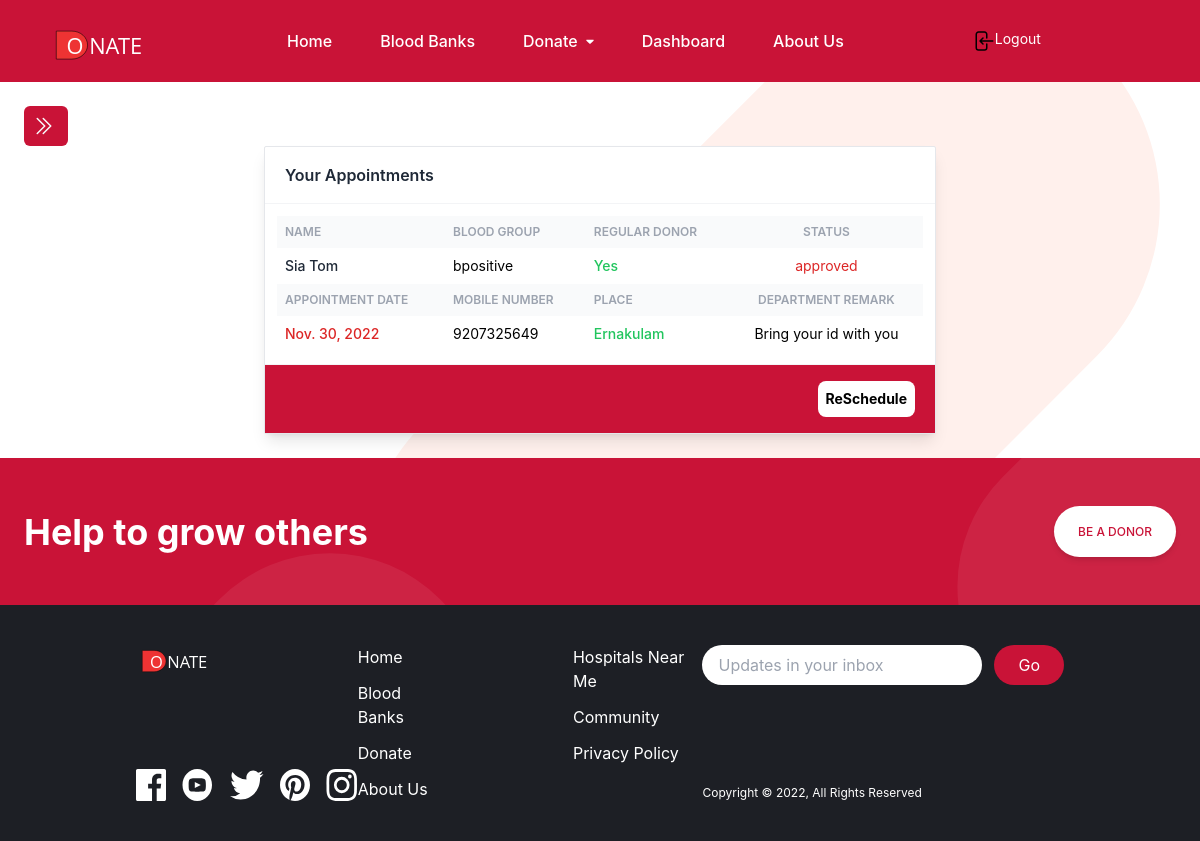
/view_appointments/ (signed in), run on the app's committed database.
### user/models.py (models this page shows, shortened)
class DonorAppointment (models.Model):
    user = models.ForeignKey(Donor, on_delete=models.CASCADE)
    fname = models.CharField(max_length=50)
    lname = models.CharField(max_length=50)
    age = models.CharField(max_length=2)
    place = models.CharField(max_length=50)
    pin = models.CharField(max_length=6)
    mob = models.CharField(max_length=15, null=True)
    bloodgroup = models.CharField(max_length=10)
    appointmentdate = models.DateField( max_length=10)
    regulardonor = models.CharField(max_length=6)
    status = models.CharField(max_length=40, null=True)
    departmentremark = models.CharField(max_length=300, null=True)
    date = models.DateTimeField(auto_now_add=True)
    updationdate = models.DateField(null=True)

### user/views.py (the view)
# urls.py: path('view_appointments/', views.view_appointments, name='view_appointments'),
def view_appointments(request):
    if not request.user.is_authenticated:
        return redirect('register')
    user = request.user
    donor = Donor.objects.get(user=user)
    appointment = DonorAppointment.objects.filter(user=donor)
    return render(request, 'user_view_appointments.html', locals())

### templates/user_view_appointments.html (shortened to what this page needs)
{% extends 'user_base.html' %}
{% block content %}
    <div class="flex flex-col justify-center h-full ">
        <div class="w-full max-w-2xl mx-auto bg-white shadow-lg rounded-sm border border-gray-200">
            <header class="px-5 py-4 border-b border-gray-100">
                <div class="font-semibold text-gray-800">Your Appointments</div>
            </header>
            <div class="overflow-x-auto p-3">
                <table class="table-auto w-full">
                    <thead class="text-xs font-semibold uppercase text-gray-400 bg-gray-50">
                        <tr>
                            <th class="p-2">
                                <div class="font-semibold text-left">Name</div>
                            </th>
                            <th class="p-2">
                                <div class="font-semibold text-left">Blood Group</div>
                            </th>
                            <th class="p-2">
                                <div class="font-semibold text-left">Regular Donor</div>
                            </th>
                            <th class="p-2">
                                <div class="font-semibold text-center">Status</div>
                            </th>
                        </tr>
                    </thead>
                {% for i in appointment %}
                    <tbody class="text-sm divide-y divide-gray-100">
                        <tr>
                            <td class="p-2">
                                <div class="font-medium text-gray-800">
                                   {{i.fname}} {{i.lname}}
                                </div>
                            </td>
                            <td class="p-2">
                                <div class="text-left">
                                    {{i.bloodgroup}}
                                </div>
                            </td>
                            <td class="p-2">
                                <div class="text-left font-medium text-green-500">
                                    {{i.regulardonor}}
                                </div>
                            </td>
                            <td class="p-2 text-red-600">
                                <div class="flex justify-center" >
                                    {{i.status}}
                                </div>
                            </td>
                        </tr>
                    </tbody>
                    <thead class="text-xs font-semibold uppercase text-gray-400 bg-gray-50">
                        <tr>
                            <th class="p-2">
                                <div class="font-semibold text-left">Appointment Date</div>
                            </th>
                            <th class="p-2">
                                <div class="font-semibold text-left">Mobile Number</div>
                            </th>
                            <th class="p-2">
                                <div class="font-semibold text-left">Place</div>
                            </th>
                            <th class="p-2">
                                <div class="font-semibold text-center">Department Remark</div>
                            </th>
                        </tr>
                    </thead>
                    <tbody class="text-sm divide-y divide-gray-100">
                        <tr>
                            <td class="p-2">
                                <div class="font-medium text-red-600">
                                    {{i.appointmentdate}}
                                </div>
                            </td>
                            <td class="p-2">
                                <div class="text-left">
                                    {{i.mob}}
                                </div>
                            </td>
                            <td class="p-2">
                                <div class="text-left font-medium text-green-500">
                                    {{i.place}}
                                </div>
                            </td>
                            <td class="p-2">
                                <div class="flex justify-center">
                                    {{i.departmentremark}}
                                </div>
                            </td>
                        </tr>
                    </tbody>
                {% endfor %}
                </table>
            </div>
            <div class="flex justify-end font-bold  space-x-4 text-sm border-t bg-brightRed border-gray-100 px-5 py-4">
                <button class="bg-white rounded-lg p-2 ">ReSchedule</button>
            </div>
        </div>
    </div>
{% endblock %}

### data on the page
DonorAppointment: fname "Sia", lname "Tom", bloodgroup "bpositive", regulardonor "Yes", status "approved", appointmentdate "Nov. 30, 2022", mob "9207325649", place "Ernakulam", departmentremark "Bring your id with you"
